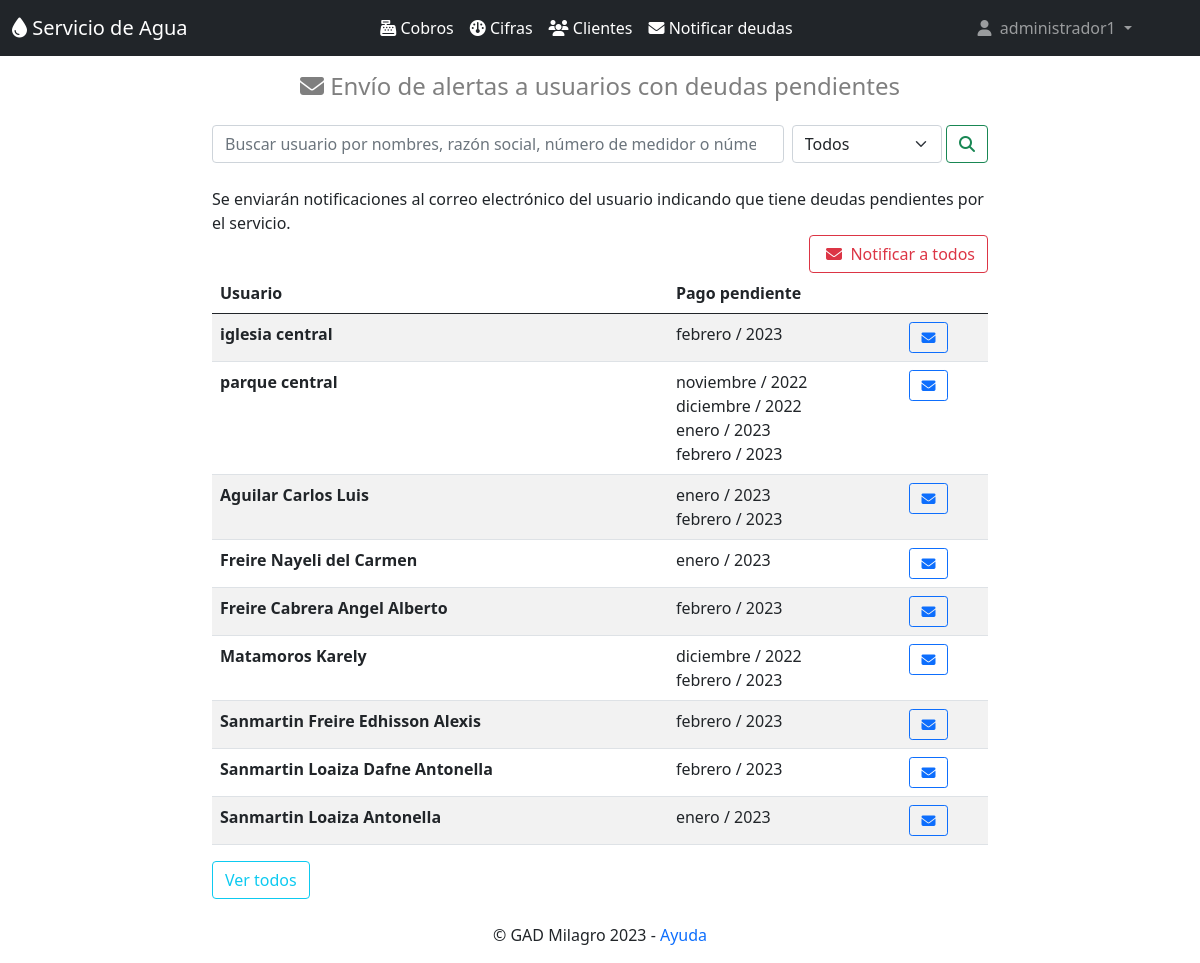
Page /notificaciones/ (signed in) on the committed database.
### clientes/models.py (models this page shows, shortened)
class Cliente(models.Model):
    nombres=models.CharField(max_length=50)
    apellidos=models.CharField(max_length=30,null=True, blank=True)
    detalle=models.CharField(max_length=30,null=True, blank=True)
    medidor=models.CharField(max_length=10, unique=True)
    cedula=models.CharField(max_length=15)
    email=models.EmailField()
    direccion=models.CharField(max_length=50,null=True, blank=True)
    celular=models.CharField(max_length=10,null=True, blank=True)
    deuda=models.CharField(max_length=1, choices=deuda, default='n',null=True, blank=True)
    ultima_cifra=models.CharField(max_length=30,default='null',null=True, blank=True)
    class Meta:
        db_table = 'cliente'
        verbose_name = 'Cliente'
        verbose_name_plural = 'clientes'
        ordering = ['apellidos']

### cifras/models.py (models this page shows, shortened)
class Cifras(models.Model):
    id_usuario=models.ForeignKey(Cliente, null=True, on_delete=models.CASCADE)
    mes=models.CharField(max_length=10)
    anio=models.CharField(max_length=4)
    cifra=models.IntegerField()
    id_valores=models.CharField(max_length=10)
    estado=models.CharField(max_length=1, choices=pagado, default='n')
    class Meta:
        db_table = 'cifra'
        verbose_name = 'Cifra'
        verbose_name_plural = 'cifras'
        ordering = ['id']

### notificaciones/views.py (the view)
# urls.py: path('notificaciones/',notificaciones),
def notificaciones(request,):
    busqueda = request.GET.get("buscar")
    filtro = request.GET.get("filtro")
    date = datetime.date.today()
    año = date.strftime("%Y")
    mes = date.strftime("%B")
    fecha = mes+año
    try:
        notificacion = Notificaciones.objects.all()
        clientes = Cliente.objects.filter(
                Q(deuda__icontains = 's')
            ).distinct()
    except:
        raise Http404
    try:
        if (str(filtro)=='1' or str(filtro)=='2') and busqueda:
            if str(filtro) == '1':
                clientes = Cliente.objects.filter(deuda = 's').filter(detalle = fecha).filter(
                    Q(nombres__icontains = busqueda) |
                    Q(apellidos__icontains = busqueda)|
                    Q(medidor__icontains = busqueda) |
                    Q(cedula__icontains = busqueda)
                ).distinct()
                messages.success(request, "Los resultados para la busqueda '"+busqueda+"' y el filtro 'Notificados' son:")
            if str(filtro) == '2':
                clientes = Cliente.objects.filter(deuda = 's').exclude(detalle__icontains = fecha).filter(
                        Q(nombres__icontains = busqueda) |
                        Q(apellidos__icontains = busqueda)|
                        Q(medidor__icontains = busqueda) |
                        Q(cedula__icontains = busqueda)
                    ).distinct()
                messages.success(request, "Los resultados para la busqueda '"+busqueda+"' y el filtro 'Sin notificar' son:")
        else:
            if filtro:
                if str(filtro) == '1':
                    clientes = Cliente.objects.filter(deuda = 's').filter(detalle = fecha).distinct()
                    messages.success(request, "Los usuarios que se han notificado son:")
                if str(filtro) == '2':
                    clientes = Cliente.objects.filter(deuda = 's').exclude(detalle__icontains = fecha).distinct()
                    messages.success(request, "Los usuarios por notificar son:")
            if busqueda:
                messages.success(request, " Los resultados encontrados para la busqueda '"+busqueda+"' son:")
                clientes = Cliente.objects.filter(deuda = 's').filter(
                    Q(nombres__icontains = busqueda) |
                    Q(apellidos__icontains = busqueda)|
                    Q(medidor__icontains = busqueda) |
                    Q(cedula__icontains = busqueda)
                ).distinct()
    except Cliente.DoesNotExist:
        raise Http404
    try:
        cifras = Cifras.objects.filter(
                Q(estado__icontains = 'n')
            ).distinct()
        notificart = ''
    except Cifras.DoesNotExist:
        raise Http404
    for c in clientes:#para desabilitar el boton enviar
        if c.detalle != fecha:
            notificart = notificart+str(c.detalle)
    return render(request, "notificaciones.html", {"clientes":clientes,"cifras":cifras, "fecha":fecha,"notificacion":notificacion,"notificart":notificart})

### templates/notificaciones.html (shortened to what this page needs)
{% extends "home.html" %}
{% block content %}
{% load i18n %}
    <div class="container mb-1 " style="max-width: 800px;">
        <h4 class="text-black-50 text-center py-3"><i class="fa-solid fa-envelope"></i> Envío de alertas a usuarios con deudas pendientes </h4>
    </div>
    <div class="container " style="max-width: 800px;">
        <form class="d-flex" method="GET">
            <input class="form-control me-2" type="search" placeholder="Buscar usuario por nombres, razón social, número de medidor o número de cédula" aria-label="Search" name="buscar" value="">
            <select name="filtro" style="max-width: 150px;" class="form-select" aria-label="Default select example">
                <option selected>Todos</option>
            </select>&nbsp;
            <button title="Realizar la búsqueda" class="btn btn-outline-success" type="submit"><i class="fa-solid fa-magnifying-glass"></i></button>
        </form>
    </div>
    <div class="container py-4" style="max-width: 800px;">
        <div style="float:left">Se enviarán notificaciones al correo electrónico del usuario indicando que tiene deudas pendientes por el servicio.</div>
        {% if notificart == "" %}
            <div style="float:right"><button title="Notificaciones enviadas" type="button" class="btn btn-outline-success" disabled>&nbsp;<i class="fa-solid fa-envelope-circle-check"></i>&nbsp; Notificaciones Enviadas</button></div>
        {% else %}
            <div style="float:right"><a title="Notificar a todos los usuarios con deudas" class="btn btn-outline-danger" href="/notificartodos/">&nbsp;<i class="fa-solid fa-envelope"></i>&nbsp; Notificar a todos</a></div> <br>
        {% endif %}
        <table class="table table-responsive table-striped">
            <thead>
                <tr>
                    <th>Usuario</th>
                    <th>Pago pendiente</th>
                    <th></th>
                </tr>
            </thead>
            <tbody>
                {% for cliente in clientes %}
                    {% if cliente.detalle != 'eliminado' %}
                        <tr>
                        <th scope="row">{% if cliente.apellidos == None %}  {% else %} {{ cliente.apellidos }} {% endif %}{{ cliente.nombres }}</th>
                            <td>
                                {% for c in cifras %}
                                    {% if cliente == c.id_usuario %}
                                        {% filter slugify %}{% trans c.mes %}{% endfilter %} / {{ c.anio }}<br>
                                    {% endif %}
                                {% endfor %}
                            </td>
                            <td>
                                {% if cliente.detalle == fecha %}
                                    <button title="Notificación enviada" type="button" class="btn-sm btn-outline-success" disabled><i class="fa-solid fa-envelope-circle-check"></i></button>
                                {% else %}
                                    <a title="Notificar al usuario selecionado" class="btn btn-sm btn-outline-primary" href="/notificarusuario/{{cliente.id}}">&nbsp;<i class="fa-solid fa-envelope"></i>&nbsp;</a>
                                {% endif %}
                            </td>
                        </tr>
                    {% endif %}
                {% endfor %}
                </tbody>
        </table>
        <a class="btn btn-outline-info" href="/notificaciones">Ver todos</a> &nbsp;&nbsp;
    </div>
{% endblock %}

### templates/home.html (shortened to what this page needs)
<!doctype html>
<html lang="es">
    <head>
        <link href="https://cdn.jsdelivr.net/npm/bootstrap@5.0.2/dist/css/bootstrap.min.css" rel="stylesheet">
        <link href="https://cdnjs.cloudflare.com/ajax/libs/font-awesome/6.2.1/css/all.min.css" rel="stylesheet">
        {% load static %}
    </head>
    <body >
        {% if user.is_authenticated %}
            <nav class="navbar navbar-expand-lg navbar-dark bg-dark " >
                <div class="container-fluid">
                        <a title="Página principal" class="navbar-brand" href="/">
                            <i class="fa-sharp fa-solid fa-droplet"></i> Servicio de Agua</a>
                    <div class="collapse navbar-collapse" id="navbarSupportedContent">
                        <ul class="navbar-nav ms-auto mb-2 mb-lg-0">
                            <li class="nav-item">
                                <a title="Realizar cobros del servicio" class="nav-item nav-link active" href="/cobros"><i class="fa-solid fa-cash-register"></i> Cobros</a>
                            </li>
                            <li class="nav-item ">
                                <a title="Ingresar cifras de consumo" class="nav-item nav-link active" href="/cifras"><i class="fa-solid fa-gauge"></i> Cifras</a>
                            </li>
                            <li class="nav-item">
                                <a title="Clientes del servicio" class="nav-item nav-link active" href="/clientes"><i class="fa-solid fa-users"></i> Clientes</a>
                            </li>
                            <li class="nav-item dropdown">
                                <a title="Notificar deudas de usuarios" class="nav-item nav-link active" href="/notificaciones"><i class="fa-solid fa-envelope"></i> Notificar deudas</a>
                            </li>
                        </ul>
                        <ul class="navbar-nav ms-auto   mb-2 mb-lg-0">
                            <li class="nav-item dropdown">
                                <a class="nav-link dropdown-toggle" href="#" id="navbarDarkDropdownMenuLink" role="button" data-bs-toggle="dropdown" aria-expanded="false">
                                    <i class="fa-solid fa-user"></i> &nbsp;{{ user }}
                                </a>
                            </li>
                        </ul>
                    </div>
                </div>
            </nav>
            {% block content %}{% endblock %}
        {% else %}
                            {% load static %}
        {% endif %}
        <p class="text-center">© GAD Milagro 2023 {% if user.is_authenticated %}- <span><a href="https://drive.google.com/file/d/16-8JYegC2xnaQnbSgStOgYeFJUycr0b_/view?usp=share_link" class="enlace-sin-subrayado" style="margin-left" target="_blank"> Ayuda</a></span>{% endif %}</p>
  </body>
</html>

### templates/home.html (style rules this page uses)
.enlace-sin-subrayado { text-decoration: none; }

### rows in the picture
Cliente: nombres "iglesia central"
Cifras: mes "febrero", anio "2023"
Cliente: nombres "parque central"
Cifras: mes "noviembre", anio "2022"
Cifras: mes "diciembre", anio "2022"
Cifras: mes "enero", anio "2023"
Cifras: mes "febrero", anio "2023"
Cliente: apellidos "Aguilar", nombres "Carlos Luis"
Cifras: mes "enero", anio "2023"
Cifras: mes "febrero", anio "2023"
Cliente: apellidos "Freire", nombres "Nayeli del Carmen"
Cifras: mes "enero", anio "2023"
Cliente: apellidos "Freire Cabrera", nombres "Angel Alberto"
Cifras: mes "febrero", anio "2023"
Cliente: apellidos "Matamoros", nombres "Karely"
Cifras: mes "diciembre", anio "2022"
Cifras: mes "febrero", anio "2023"
Cliente: apellidos "Sanmartin Freire", nombres "Edhisson Alexis"
Cifras: mes "febrero", anio "2023"
Cliente: apellidos "Sanmartin Loaiza", nombres "Dafne Antonella"
Cifras: mes "febrero", anio "2023"
Cliente: apellidos "Sanmartin Loaiza", nombres "Antonella"
Cifras: mes "enero", anio "2023"

### other values in the picture
{{ user }} "administrador1"
